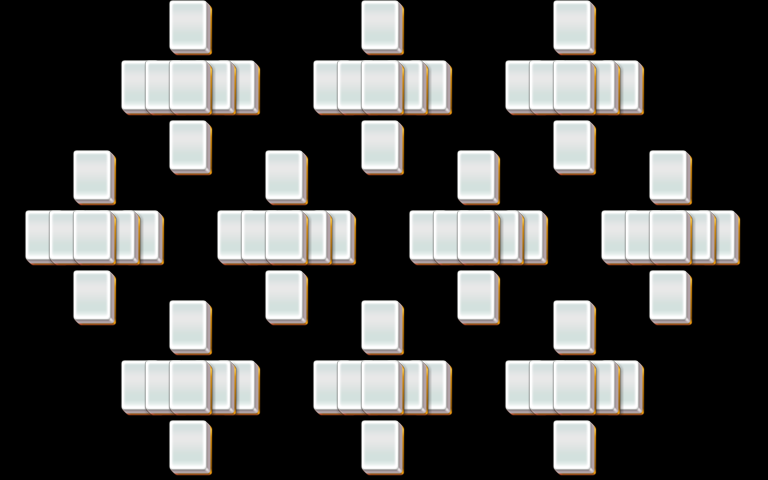

Rendered tile map (Tiled .tmx) drawn with the repository's tilesets; below, a short description and the map source with its tile grids summarised:
An orthogonal 32x16 tile map with 24x30 px tiles, 5 tile layers (layer1, layer2, layer3, layer4, ...).

<map version="1.0" orientation="orthogonal" width="32" height="16" tilewidth="24" tileheight="30">
 <properties>
  <property name="species" value="15" />
 </properties>
 <tileset firstgid="1" name="mahjong" tilewidth="48" tileheight="60">
  <image source="mahjong.png" />
 </tileset>
 <layer name="layer1" width="32" height="16">
  <data>[512 cells, 50 non-empty, 1 distinct tile ids]</data>
 </layer>
 <layer name="layer2" width="32" height="16">
  <data>[512 cells, 20 non-empty, 1 distinct tile ids]</data>
 </layer>
 <layer name="layer3" width="32" height="16">
  <data>[512 cells, 10 non-empty, 1 distinct tile ids]</data>
 </layer>
 <layer name="layer4" width="32" height="16">
  <data>[512 cells, 0 non-empty, 0 distinct tile ids]</data>
 </layer>
 <layer name="layer5" width="32" height="16">
  <data>[512 cells, 0 non-empty, 0 distinct tile ids]</data>
 </layer>
</map>
